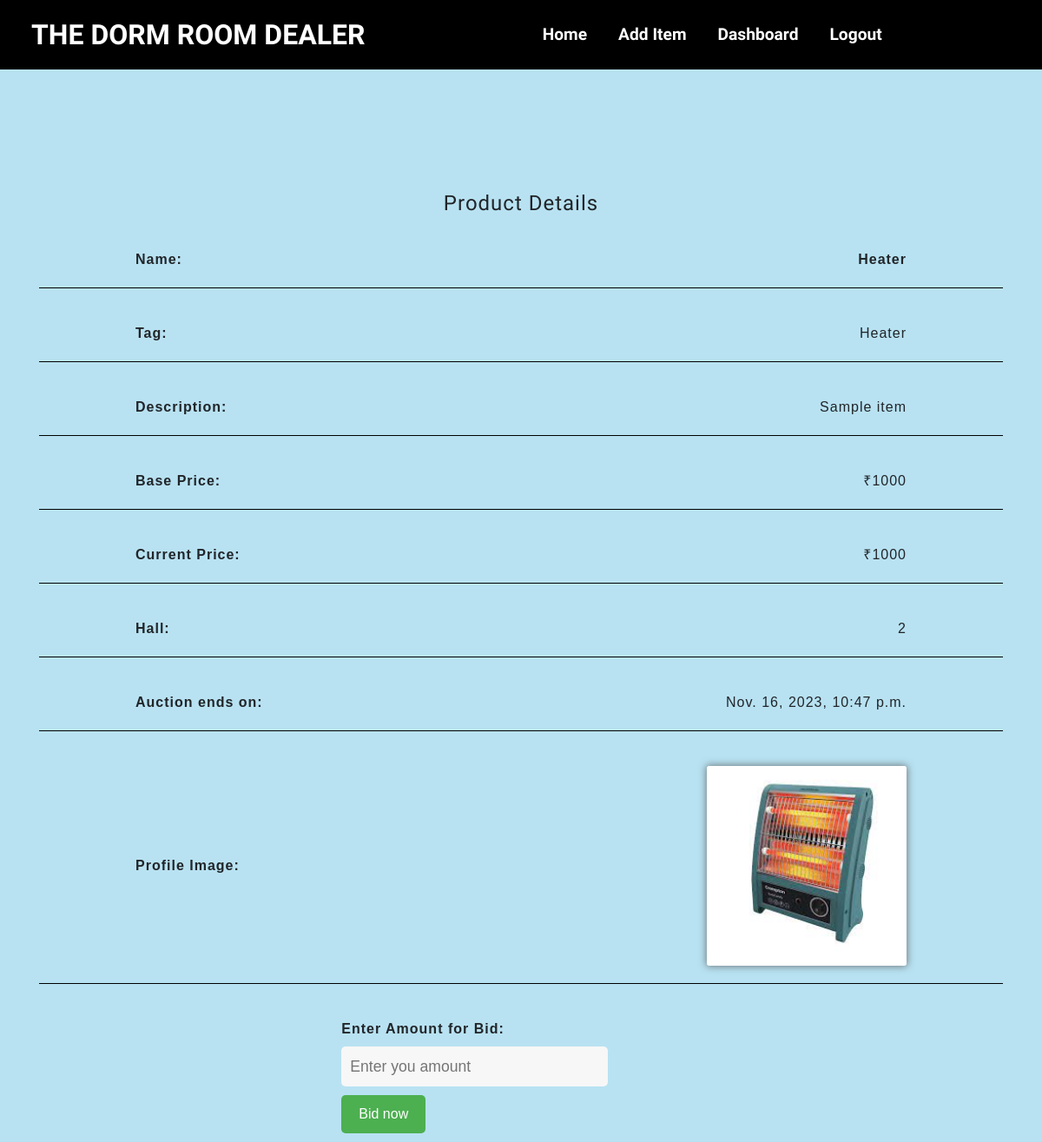
The page /items/biditem?id=2 (signed in) on the database its author committed.
### items/models.py (models this page shows)
class Item(models.Model):
    name=models.CharField(max_length=25)
    profile=models.ImageField(upload_to='pics')
    img1=models.ImageField(upload_to='pics' ,null=True )
    img2=models.ImageField(upload_to='pics' ,null=True )
    description=models.TextField()
    location = models.IntegerField(null = True)
    basePrice=models.IntegerField()
    currentPrice=models.IntegerField()
    minBidPrice = models.IntegerField(null = True )
    tag=models.CharField(max_length=25)
    status=models.CharField(null=True,max_length=25)
    sold=models.CharField(max_length=10,default="unsold")
    ownermail = models.EmailField(unique=False)
    start_date = models.DateTimeField(null = False, default=datetime.now)
    end_date = models.DateTimeField(null=False, default=datetime.now)
    highest_bidder=models.IntegerField(null=True)
    sendwinmail = models.CharField(max_length=7,default="notSent")

### items/views.py (the view)
# urls.py: path('biditem',views.biditem,name="biditem"),
@login_required(login_url='login')
def biditem(request):
    id = request.GET['id']
    item = Item.objects.get(id=id)
    lstatus = "live"
    if item.status == lstatus:
        return render(request, "biditem.html", {'item': item})
    else:
        return redirect("home")

### templates/biditem.html (shortened to what this page needs)
{% extends 'base.html' %}
{% block content %}
<div class="container">
    <h4>Product Details</h4>
    <div class="row">
        <span class="label">Name:</span>
        <b>{{item.name}}</b>
    </div>
    <hr class="hr">
    <div class="row">
        <span class="label">Tag:</span>
        {{item.tag}}
    </div>
    <hr class="hr">
    <div class="row">
        <span class="label">Description:</span>
        {{item.description}}
    </div>
    <hr class="hr">
    <div class="row">
        <span class="label">Base Price:</span>
        ₹{{item.basePrice}}
    </div>
    <hr class="hr">
    <div class="row">
        <span class="label">Current Price:</span>
        ₹{{item.currentPrice}}
    </div>
    <hr class="hr">
    <div class="row">
        <span class="label">Hall:</span>
        {{item.location}}
    </div>
    <hr class="hr">
    <div class="row">
        <span class="label">Auction ends on:</span>
        {{item.end_date}}
    </div>
    <hr class="hr">
    <div class="row">
        <span class="label">Profile Image:</span>
        <img src="{{item.profile.url}}" class="image">
    </div>
    <hr class="hr">
    <form id="myForm" action="successfullBid">
        <div class="row">
            <label class="label">Enter Amount for Bid:</label>
            <input type="number" name="bidrs" class="field" placeholder="Enter you amount" min={{item.currentPrice}}
                max="100000">
            <input type="submit" class="btt" id="bid-button" value="Bid now" onClick="confirmSubmit(event)">
        </div>
    </form>
</div>
{% endblock %}

### static/css/nav.css (style rules this page uses)
body { margin: 0; padding: 0; }
h4 { font-family: 'Barlow Semi Condensed', sans-serif; }
.field { width: 70%; padding: 0.2rem 0.3rem; outline: none; border: 2px solid rgba(0, 0, 0, 0); background-color: rgb(247, 247, 247); font-size: 1.1rem; border-radius: 5px; margin-bottom: 22px; transition: .3s; }
.container { width: 100%; margin-top: 140px; font-family: sans-serif ; letter-spacing: 1px; }
.row { margin-top: 30px; }
img { width: 230px; height: 230px; border-radius: 3px; box-shadow: 0 0px 8px 1px rgba(87, 87, 87, 0.719); }

### templates/biditem.html (style rules this page uses)
body { margin: 0; padding: 0; background-color: #B8E2F2; }
.container { background-color: #B8E2F2; display: flex; flex-direction: column; align-items: center; }
.row { display: flex; flex-direction: row; align-items: center; justify-content: space-between; width: 80%; margin-bottom: 10px; }
.label { font-weight: bold; margin-right: 10px; }
.hr { border: none; height: 1px; background-color: black; width: 100%; margin: 10px 0; }
.image { max-height: 300px; max-width: 400px; }
.field { width: 100%; padding: 10px; border-radius: 5px; border: none; margin-bottom: 10px; }
.btt { font-size: 16px; padding: 10px 20px; background-color: #4CAF50; color: white; border: none; border-radius: 5px; cursor: pointer; }

### rows shown on the page
Item: name "Heater", tag "Heater", description "Sample item", basePrice "1000", currentPrice "1000", location "2", end_date "Nov. 16, 2023, 10:47 p.m.", profile (picture)
